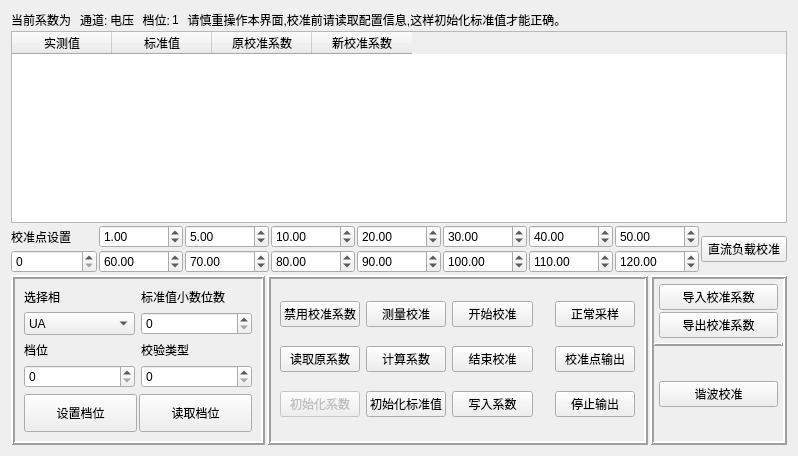
<?xml version="1.0" encoding="UTF-8"?>
<ui version="4.0">
 <class>adjust_energy</class>
 <widget class="QWidget" name="adjust_energy">
  <property name="geometry">
   <rect>
    <x>0</x>
    <y>0</y>
    <width>798</width>
    <height>456</height>
   </rect>
  </property>
  <property name="windowTitle">
   <string>Form</string>
  </property>
  <layout class="QGridLayout" name="gridLayout">
   <item row="0" column="0">
    <layout class="QVBoxLayout" name="verticalLayout_4" stretch="5,1,4">
     <property name="spacing">
      <number>2</number>
     </property>
     <item>
      <layout class="QVBoxLayout" name="verticalLayout_3">
       <property name="spacing">
        <number>2</number>
       </property>
       <item>
        <layout class="QHBoxLayout" name="horizontalLayout_3" stretch="0,0,0,0,0,4">
         <property name="spacing">
          <number>2</number>
         </property>
         <item>
          <widget class="QLabel" name="label">
           <property name="text">
            <string>当前系数为  </string>
           </property>
          </widget>
         </item>
         <item>
          <widget class="QLabel" name="label_2">
           <property name="text">
            <string>通道:</string>
           </property>
          </widget>
         </item>
         <item>
          <widget class="QLabel" name="label_3">
           <property name="text">
            <string>电压</string>
           </property>
          </widget>
         </item>
         <item>
          <widget class="QLabel" name="label_4">
           <property name="text">
            <string>  档位:</string>
           </property>
          </widget>
         </item>
         <item>
          <widget class="QLabel" name="label_6">
           <property name="text">
            <string>1</string>
           </property>
          </widget>
         </item>
         <item>
          <widget class="QLabel" name="label_5">
           <property name="text">
            <string>  请慎重操作本界面,校准前请读取配置信息,这样初始化标准值才能正确。</string>
           </property>
          </widget>
         </item>
        </layout>
       </item>
       <item>
        <widget class="QTableWidget" name="tableWidget">
         <column>
          <property name="text">
           <string>实测值</string>
          </property>
         </column>
         <column>
          <property name="text">
           <string>标准值</string>
          </property>
         </column>
         <column>
          <property name="text">
           <string>原校准系数</string>
          </property>
         </column>
         <column>
          <property name="text">
           <string>新校准系数</string>
          </property>
         </column>
        </widget>
       </item>
      </layout>
     </item>
     <item>
      <layout class="QHBoxLayout" name="horizontalLayout_5" stretch="1,7,1">
       <property name="spacing">
        <number>2</number>
       </property>
       <item>
        <layout class="QVBoxLayout" name="verticalLayout_2">
         <property name="spacing">
          <number>2</number>
         </property>
         <item>
          <widget class="QLabel" name="label_8">
           <property name="sizePolicy">
            <sizepolicy hsizetype="Expanding" vsizetype="Expanding">
             <horstretch>0</horstretch>
             <verstretch>0</verstretch>
            </sizepolicy>
           </property>
           <property name="text">
            <string>校准点设置</string>
           </property>
          </widget>
         </item>
         <item>
          <widget class="QSpinBox" name="spinBox_6">
           <property name="sizePolicy">
            <sizepolicy hsizetype="Minimum" vsizetype="Expanding">
             <horstretch>0</horstretch>
             <verstretch>0</verstretch>
            </sizepolicy>
           </property>
          </widget>
         </item>
        </layout>
       </item>
       <item>
        <layout class="QVBoxLayout" name="verticalLayout">
         <property name="spacing">
          <number>2</number>
         </property>
         <item>
          <layout class="QHBoxLayout" name="horizontalLayout">
           <property name="spacing">
            <number>2</number>
           </property>
           <item>
            <widget class="QDoubleSpinBox" name="doubleSpinBox">
             <property name="sizePolicy">
              <sizepolicy hsizetype="Minimum" vsizetype="Expanding">
               <horstretch>0</horstretch>
               <verstretch>0</verstretch>
              </sizepolicy>
             </property>
             <property name="maximum">
              <double>999.990000000000009</double>
             </property>
             <property name="value">
              <double>1.000000000000000</double>
             </property>
            </widget>
           </item>
           <item>
            <widget class="QDoubleSpinBox" name="doubleSpinBox_13">
             <property name="sizePolicy">
              <sizepolicy hsizetype="Minimum" vsizetype="Expanding">
               <horstretch>0</horstretch>
               <verstretch>0</verstretch>
              </sizepolicy>
             </property>
             <property name="maximum">
              <double>999.990000000000009</double>
             </property>
             <property name="value">
              <double>5.000000000000000</double>
             </property>
            </widget>
           </item>
           <item>
            <widget class="QDoubleSpinBox" name="doubleSpinBox_12">
             <property name="sizePolicy">
              <sizepolicy hsizetype="Minimum" vsizetype="Expanding">
               <horstretch>0</horstretch>
               <verstretch>0</verstretch>
              </sizepolicy>
             </property>
             <property name="maximum">
              <double>999.990000000000009</double>
             </property>
             <property name="value">
              <double>10.000000000000000</double>
             </property>
            </widget>
           </item>
           <item>
            <widget class="QDoubleSpinBox" name="doubleSpinBox_11">
             <property name="sizePolicy">
              <sizepolicy hsizetype="Minimum" vsizetype="Expanding">
               <horstretch>0</horstretch>
               <verstretch>0</verstretch>
              </sizepolicy>
             </property>
             <property name="maximum">
              <double>999.990000000000009</double>
             </property>
             <property name="value">
              <double>20.000000000000000</double>
             </property>
            </widget>
           </item>
           <item>
            <widget class="QDoubleSpinBox" name="doubleSpinBox_2">
             <property name="sizePolicy">
              <sizepolicy hsizetype="Minimum" vsizetype="Expanding">
               <horstretch>0</horstretch>
               <verstretch>0</verstretch>
              </sizepolicy>
             </property>
             <property name="maximum">
              <double>999.990000000000009</double>
             </property>
             <property name="value">
              <double>30.000000000000000</double>
             </property>
            </widget>
           </item>
           <item>
            <widget class="QDoubleSpinBox" name="doubleSpinBox_3">
             <property name="sizePolicy">
              <sizepolicy hsizetype="Minimum" vsizetype="Expanding">
               <horstretch>0</horstretch>
               <verstretch>0</verstretch>
              </sizepolicy>
             </property>
             <property name="maximum">
              <double>999.990000000000009</double>
             </property>
             <property name="value">
              <double>40.000000000000000</double>
             </property>
            </widget>
           </item>
           <item>
            <widget class="QDoubleSpinBox" name="doubleSpinBox_4">
             <property name="sizePolicy">
              <sizepolicy hsizetype="Minimum" vsizetype="Expanding">
               <horstretch>0</horstretch>
               <verstretch>0</verstretch>
              </sizepolicy>
             </property>
             <property name="maximum">
              <double>999.990000000000009</double>
             </property>
             <property name="value">
              <double>50.000000000000000</double>
             </property>
            </widget>
           </item>
          </layout>
         </item>
         <item>
          <layout class="QHBoxLayout" name="horizontalLayout_8">
           <property name="spacing">
            <number>2</number>
           </property>
           <item>
            <widget class="QDoubleSpinBox" name="doubleSpinBox_5">
             <property name="sizePolicy">
              <sizepolicy hsizetype="Minimum" vsizetype="Expanding">
               <horstretch>0</horstretch>
               <verstretch>0</verstretch>
              </sizepolicy>
             </property>
             <property name="maximum">
              <double>999.990000000000009</double>
             </property>
             <property name="value">
              <double>60.000000000000000</double>
             </property>
            </widget>
           </item>
           <item>
            <widget class="QDoubleSpinBox" name="doubleSpinBox_6">
             <property name="sizePolicy">
              <sizepolicy hsizetype="Minimum" vsizetype="Expanding">
               <horstretch>0</horstretch>
               <verstretch>0</verstretch>
              </sizepolicy>
             </property>
             <property name="maximum">
              <double>999.990000000000009</double>
             </property>
             <property name="value">
              <double>70.000000000000000</double>
             </property>
            </widget>
           </item>
           <item>
            <widget class="QDoubleSpinBox" name="doubleSpinBox_7">
             <property name="sizePolicy">
              <sizepolicy hsizetype="Minimum" vsizetype="Expanding">
               <horstretch>0</horstretch>
               <verstretch>0</verstretch>
              </sizepolicy>
             </property>
             <property name="maximum">
              <double>999.990000000000009</double>
             </property>
             <property name="value">
              <double>80.000000000000000</double>
             </property>
            </widget>
           </item>
           <item>
            <widget class="QDoubleSpinBox" name="doubleSpinBox_8">
             <property name="sizePolicy">
              <sizepolicy hsizetype="Minimum" vsizetype="Expanding">
               <horstretch>0</horstretch>
               <verstretch>0</verstretch>
              </sizepolicy>
             </property>
             <property name="maximum">
              <double>999.990000000000009</double>
             </property>
             <property name="value">
              <double>90.000000000000000</double>
             </property>
            </widget>
           </item>
           <item>
            <widget class="QDoubleSpinBox" name="doubleSpinBox_9">
             <property name="sizePolicy">
              <sizepolicy hsizetype="Minimum" vsizetype="Expanding">
               <horstretch>0</horstretch>
               <verstretch>0</verstretch>
              </sizepolicy>
             </property>
             <property name="maximum">
              <double>999.990000000000009</double>
             </property>
             <property name="value">
              <double>100.000000000000000</double>
             </property>
            </widget>
           </item>
           <item>
            <widget class="QDoubleSpinBox" name="doubleSpinBox_10">
             <property name="sizePolicy">
              <sizepolicy hsizetype="Minimum" vsizetype="Expanding">
               <horstretch>0</horstretch>
               <verstretch>0</verstretch>
              </sizepolicy>
             </property>
             <property name="maximum">
              <double>999.990000000000009</double>
             </property>
             <property name="value">
              <double>110.000000000000000</double>
             </property>
            </widget>
           </item>
           <item>
            <widget class="QDoubleSpinBox" name="doubleSpinBox_14">
             <property name="sizePolicy">
              <sizepolicy hsizetype="Minimum" vsizetype="Expanding">
               <horstretch>0</horstretch>
               <verstretch>0</verstretch>
              </sizepolicy>
             </property>
             <property name="maximum">
              <double>999.990000000000009</double>
             </property>
             <property name="value">
              <double>120.000000000000000</double>
             </property>
            </widget>
           </item>
          </layout>
         </item>
        </layout>
       </item>
       <item>
        <widget class="QPushButton" name="pushButton_11">
         <property name="text">
          <string>直流负载校准</string>
         </property>
        </widget>
       </item>
      </layout>
     </item>
     <item>
      <layout class="QHBoxLayout" name="horizontalLayout_2" stretch="2,3,1">
       <item>
        <widget class="QFrame" name="frame">
         <property name="frameShape">
          <enum>QFrame::Box</enum>
         </property>
         <property name="frameShadow">
          <enum>QFrame::Raised</enum>
         </property>
         <property name="lineWidth">
          <number>2</number>
         </property>
         <layout class="QGridLayout" name="gridLayout_3" rowstretch="1,1,1" columnstretch="1,1">
          <item row="0" column="0">
           <layout class="QVBoxLayout" name="verticalLayout_5">
            <item>
             <widget class="QLabel" name="label_7">
              <property name="text">
               <string>选择相</string>
              </property>
             </widget>
            </item>
            <item>
             <widget class="QComboBox" name="phase">
              <property name="sizePolicy">
               <sizepolicy hsizetype="Preferred" vsizetype="Expanding">
                <horstretch>0</horstretch>
                <verstretch>0</verstretch>
               </sizepolicy>
              </property>
              <item>
               <property name="text">
                <string>UA</string>
               </property>
              </item>
              <item>
               <property name="text">
                <string>IA</string>
               </property>
              </item>
              <item>
               <property name="text">
                <string>UB</string>
               </property>
              </item>
              <item>
               <property name="text">
                <string>IB</string>
               </property>
              </item>
              <item>
               <property name="text">
                <string>UC</string>
               </property>
              </item>
              <item>
               <property name="text">
                <string>IC</string>
               </property>
              </item>
              <item>
               <property name="text">
                <string>UD</string>
               </property>
              </item>
              <item>
               <property name="text">
                <string>ID</string>
               </property>
              </item>
              <item>
               <property name="text">
                <string>UA1</string>
               </property>
              </item>
              <item>
               <property name="text">
                <string>IA1</string>
               </property>
              </item>
              <item>
               <property name="text">
                <string>UB1</string>
               </property>
              </item>
              <item>
               <property name="text">
                <string>IB1</string>
               </property>
              </item>
              <item>
               <property name="text">
                <string>UC1</string>
               </property>
              </item>
              <item>
               <property name="text">
                <string>IC1</string>
               </property>
              </item>
              <item>
               <property name="text">
                <string>UD1</string>
               </property>
              </item>
              <item>
               <property name="text">
                <string>ID1</string>
               </property>
              </item>
             </widget>
            </item>
           </layout>
          </item>
          <item row="0" column="1">
           <layout class="QVBoxLayout" name="verticalLayout_7">
            <item>
             <widget class="QLabel" name="label_15">
              <property name="text">
               <string>标准值小数位数</string>
              </property>
             </widget>
            </item>
            <item>
             <widget class="QSpinBox" name="std_byte_num">
              <property name="sizePolicy">
               <sizepolicy hsizetype="Minimum" vsizetype="Expanding">
                <horstretch>0</horstretch>
                <verstretch>0</verstretch>
               </sizepolicy>
              </property>
             </widget>
            </item>
           </layout>
          </item>
          <item row="1" column="0">
           <layout class="QVBoxLayout" name="verticalLayout_8">
            <item>
             <widget class="QLabel" name="label_9">
              <property name="text">
               <string>档位</string>
              </property>
             </widget>
            </item>
            <item>
             <widget class="M_spinbox" name="gear">
              <property name="sizePolicy">
               <sizepolicy hsizetype="Minimum" vsizetype="Expanding">
                <horstretch>0</horstretch>
                <verstretch>0</verstretch>
               </sizepolicy>
              </property>
              <property name="suffix">
               <string/>
              </property>
              <property name="maximum">
               <number>10</number>
              </property>
             </widget>
            </item>
           </layout>
          </item>
          <item row="1" column="1">
           <layout class="QVBoxLayout" name="verticalLayout_6">
            <item>
             <widget class="QLabel" name="label_14">
              <property name="text">
               <string>校验类型</string>
              </property>
             </widget>
            </item>
            <item>
             <widget class="M_spinbox" name="check_type">
              <property name="sizePolicy">
               <sizepolicy hsizetype="Minimum" vsizetype="Expanding">
                <horstretch>0</horstretch>
                <verstretch>0</verstretch>
               </sizepolicy>
              </property>
             </widget>
            </item>
           </layout>
          </item>
          <item row="2" column="0" colspan="2">
           <layout class="QHBoxLayout" name="horizontalLayout_4">
            <property name="spacing">
             <number>2</number>
            </property>
            <item>
             <widget class="QPushButton" name="set_gear">
              <property name="sizePolicy">
               <sizepolicy hsizetype="Expanding" vsizetype="Expanding">
                <horstretch>0</horstretch>
                <verstretch>0</verstretch>
               </sizepolicy>
              </property>
              <property name="text">
               <string>设置档位</string>
              </property>
             </widget>
            </item>
            <item>
             <widget class="QPushButton" name="read_gear">
              <property name="sizePolicy">
               <sizepolicy hsizetype="Expanding" vsizetype="Expanding">
                <horstretch>0</horstretch>
                <verstretch>0</verstretch>
               </sizepolicy>
              </property>
              <property name="text">
               <string>读取档位</string>
              </property>
             </widget>
            </item>
           </layout>
          </item>
         </layout>
        </widget>
       </item>
       <item>
        <widget class="QFrame" name="frame_3">
         <property name="frameShape">
          <enum>QFrame::Box</enum>
         </property>
         <property name="frameShadow">
          <enum>QFrame::Raised</enum>
         </property>
         <property name="lineWidth">
          <number>2</number>
         </property>
         <layout class="QGridLayout" name="gridLayout_2" columnstretch="5,5,5,1,5">
          <item row="0" column="1">
           <widget class="QPushButton" name="check_adjust">
            <property name="text">
             <string>测量校准</string>
            </property>
           </widget>
          </item>
          <item row="0" column="2">
           <widget class="QPushButton" name="start_adjust">
            <property name="text">
             <string>开始校准</string>
            </property>
           </widget>
          </item>
          <item row="0" column="0">
           <widget class="QPushButton" name="enable_std_num">
            <property name="text">
             <string>禁用校准系数</string>
            </property>
           </widget>
          </item>
          <item row="1" column="4">
           <widget class="QPushButton" name="out_std">
            <property name="text">
             <string>校准点输出</string>
            </property>
           </widget>
          </item>
          <item row="0" column="4">
           <widget class="QPushButton" name="normal">
            <property name="text">
             <string>正常采样</string>
            </property>
           </widget>
          </item>
          <item row="1" column="1">
           <widget class="QPushButton" name="count_num">
            <property name="text">
             <string>计算系数</string>
            </property>
           </widget>
          </item>
          <item row="2" column="0">
           <widget class="QPushButton" name="init_num">
            <property name="enabled">
             <bool>false</bool>
            </property>
            <property name="text">
             <string>初始化系数</string>
            </property>
           </widget>
          </item>
          <item row="1" column="2">
           <widget class="QPushButton" name="stop_adjust">
            <property name="text">
             <string>结束校准</string>
            </property>
           </widget>
          </item>
          <item row="2" column="4">
           <widget class="QPushButton" name="stop_out">
            <property name="text">
             <string>停止输出</string>
            </property>
           </widget>
          </item>
          <item row="1" column="0">
           <widget class="QPushButton" name="read_old_num">
            <property name="text">
             <string>读取原系数</string>
            </property>
           </widget>
          </item>
          <item row="2" column="1">
           <widget class="QPushButton" name="init_std_value">
            <property name="text">
             <string>初始化标准值</string>
            </property>
           </widget>
          </item>
          <item row="2" column="2">
           <widget class="QPushButton" name="write_num">
            <property name="text">
             <string>写入系数</string>
            </property>
           </widget>
          </item>
          <item row="0" column="3">
           <spacer name="horizontalSpacer">
            <property name="orientation">
             <enum>Qt::Horizontal</enum>
            </property>
            <property name="sizeHint" stdset="0">
             <size>
              <width>40</width>
              <height>20</height>
             </size>
            </property>
           </spacer>
          </item>
         </layout>
        </widget>
       </item>
       <item>
        <widget class="QFrame" name="frame_2">
         <property name="frameShape">
          <enum>QFrame::Box</enum>
         </property>
         <property name="frameShadow">
          <enum>QFrame::Raised</enum>
         </property>
         <property name="lineWidth">
          <number>2</number>
         </property>
         <layout class="QGridLayout" name="gridLayout_5" rowstretch="1,0,1">
          <property name="leftMargin">
           <number>0</number>
          </property>
          <property name="topMargin">
           <number>0</number>
          </property>
          <property name="rightMargin">
           <number>0</number>
          </property>
          <property name="bottomMargin">
           <number>0</number>
          </property>
          <property name="spacing">
           <number>0</number>
          </property>
          <item row="0" column="0">
           <layout class="QVBoxLayout" name="verticalLayout_9">
            <property name="spacing">
             <number>2</number>
            </property>
            <property name="leftMargin">
             <number>5</number>
            </property>
            <property name="topMargin">
             <number>5</number>
            </property>
            <property name="rightMargin">
             <number>5</number>
            </property>
            <property name="bottomMargin">
             <number>5</number>
            </property>
            <item>
             <widget class="QPushButton" name="pushButton_13">
              <property name="text">
               <string>导入校准系数</string>
              </property>
             </widget>
            </item>
            <item>
             <widget class="QPushButton" name="pushButton_14">
              <property name="text">
               <string>导出校准系数</string>
              </property>
             </widget>
            </item>
           </layout>
          </item>
          <item row="1" column="0">
           <widget class="QFrame" name="frame_4">
            <property name="sizePolicy">
             <sizepolicy hsizetype="Expanding" vsizetype="Fixed">
              <horstretch>0</horstretch>
              <verstretch>0</verstretch>
             </sizepolicy>
            </property>
            <property name="frameShape">
             <enum>QFrame::HLine</enum>
            </property>
            <property name="frameShadow">
             <enum>QFrame::Raised</enum>
            </property>
            <property name="lineWidth">
             <number>2</number>
            </property>
           </widget>
          </item>
          <item row="2" column="0">
           <layout class="QVBoxLayout" name="verticalLayout_10">
            <property name="leftMargin">
             <number>5</number>
            </property>
            <property name="rightMargin">
             <number>5</number>
            </property>
            <item>
             <spacer name="verticalSpacer_2">
              <property name="orientation">
               <enum>Qt::Vertical</enum>
              </property>
              <property name="sizeHint" stdset="0">
               <size>
                <width>119</width>
                <height>25</height>
               </size>
              </property>
             </spacer>
            </item>
            <item>
             <widget class="QPushButton" name="pushButton_12">
              <property name="text">
               <string>谐波校准</string>
              </property>
             </widget>
            </item>
            <item>
             <spacer name="verticalSpacer">
              <property name="orientation">
               <enum>Qt::Vertical</enum>
              </property>
              <property name="sizeHint" stdset="0">
               <size>
                <width>119</width>
                <height>26</height>
               </size>
              </property>
             </spacer>
            </item>
           </layout>
          </item>
         </layout>
        </widget>
       </item>
      </layout>
     </item>
    </layout>
   </item>
  </layout>
 </widget>
 <customwidgets>
  <customwidget>
   <class>M_spinbox</class>
   <extends>QSpinBox</extends>
   <header>m_spinbox.h</header>
  </customwidget>
 </customwidgets>
 <resources/>
 <connections/>
</ui>
